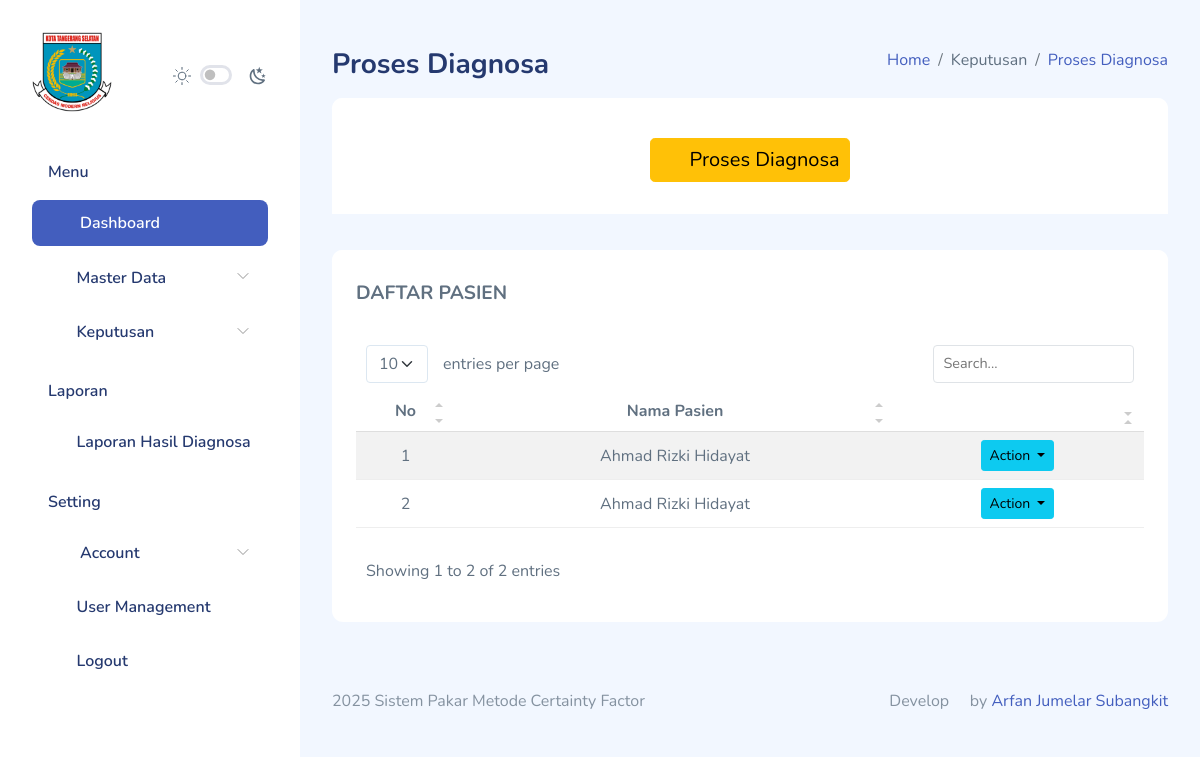
The page /keputusan/index.php (signed in) on the database as committed earlier.
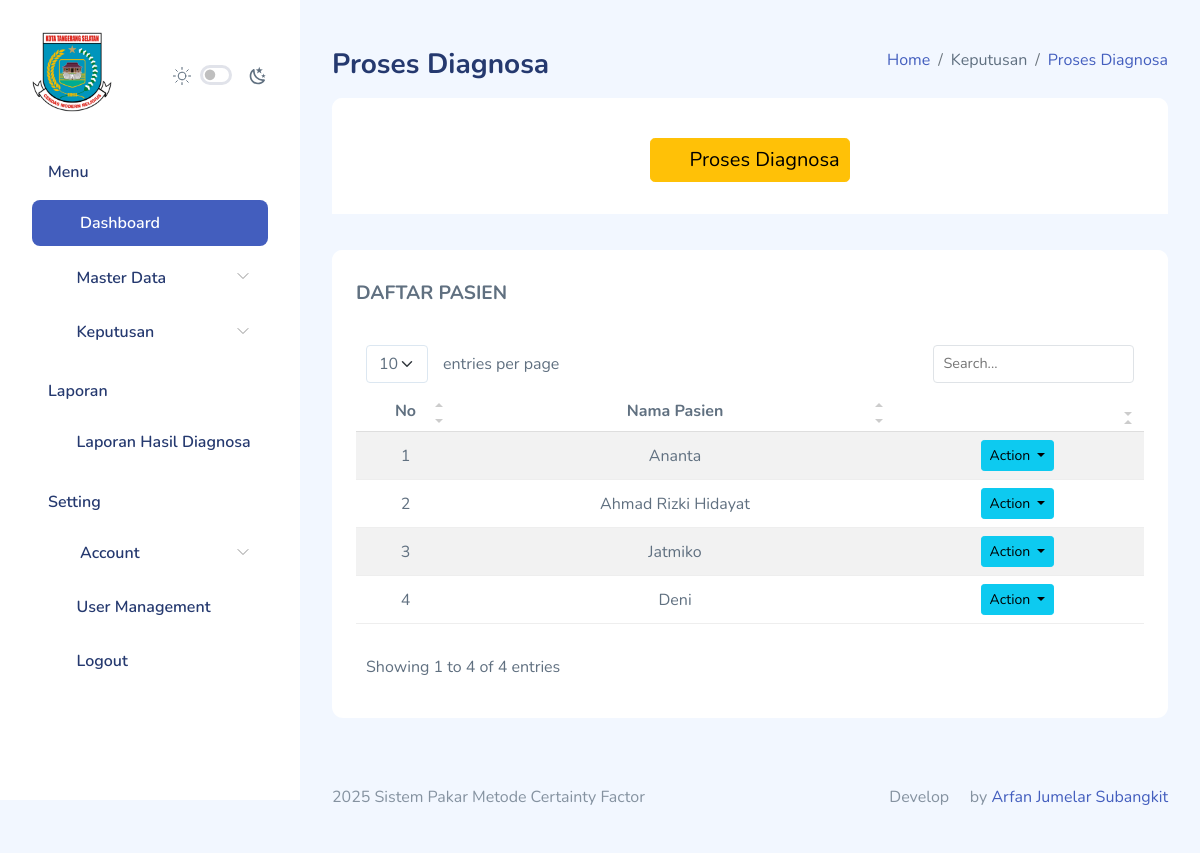
The same page on the database as committed later.
### tables this page shows
CREATE TABLE `pasien` (
  `id_pasien` int(11) NOT NULL,
  `user_id` int(11) NOT NULL,
  `nama_pasien` varchar(100) NOT NULL,
  `nik` varchar(30) NOT NULL,
  `jenis_kelamin` enum('Laki-laki','Perempuan') NOT NULL,
  `tanggal_lahir` date NOT NULL,
  `usia` int(11) DEFAULT NULL,
  `alamat` varchar(250) NOT NULL,
  `no_hp` varchar(15) DEFAULT NULL,
  `created_at` timestamp NOT NULL DEFAULT current_timestamp(),
  `updated_at` timestamp NULL DEFAULT NULL
);

### functions.php (called while the page is built, shortened)
<?php
$db = mysqli_connect("localhost", "root", "", "dev-arfan");
function query($query)
{
    global $db;
    $result = mysqli_query($db, $query);
    $rows = [];
    if ($result) {
        if (mysqli_num_rows($result) > 0) {
            while ($row = mysqli_fetch_assoc($result)) {
                $rows[] = $row;
            }
        }
    } else {
        echo "Error: " . mysqli_error($db);
    }
    return $rows;
}

### keputusan/index.php (the view, shortened to what this page needs)
<?php
$user_id = $_SESSION['id'];
$role = $_SESSION['role'];
if ($role == 'Admin') {
    $d_pasien = query("SELECT * FROM pasien");
} elseif ($role == 'Perawat') {
    $d_pasien = query("SELECT * FROM pasien WHERE user_id = $user_id");
}
?>
<!DOCTYPE html>
<html lang="en">
<head>
    <link rel="stylesheet" href="../assets/extensions/simple-datatables/style.css">
    <link rel="stylesheet" href="../assets/compiled/css/table-datatable.css">
    <link rel="stylesheet" href="../assets/compiled/css/app.css">
    <link rel="stylesheet" href="../assets/compiled/css/app-dark.css">
    <link rel="stylesheet" href="../assets/compiled/css/iconly.css">
    <link rel="stylesheet" href="../assets/extensions/@fortawesome/fontawesome-free/css/all.min.css">
</head>
<body>
    <div id="app">
        <?php require_once '../partials/sidebar.php'; ?>
        <div id="main">
            <div class="page-heading">
                <div class="page-title">
                    <div class="row">
                        <div class="col-12 col-md-6 order-md-1 order-last mb-2">
                            <h3>Proses Diagnosa</h3>
                        </div>
                        <div class="col-12 col-md-6 order-md-2 order-first">
                            <nav aria-label="breadcrumb" class="breadcrumb-header float-start float-lg-end">
                                <ol class="breadcrumb">
                                    <li class="breadcrumb-item"><a href="../dashboard">Home</a></li>
                                    <li class="breadcrumb-item">Keputusan</li>
                                    <li class="breadcrumb-item active" aria-current="page"><a href="">Proses Diagnosa</a></li>
                                </ol>
                            </nav>
                        </div>
                    </div>
                </div>
                <section class="section">
                    <div class="card">
                        <div class="card-header">
                            <h5 class="card-title d-flex justify-content-center mt-3">
                                <a href="proses_diagnosa.php" class="btn btn-lg icon icon-left btn-warning" id="proses">
                                    <i class="fa fa-cogs me-2"></i> Proses Diagnosa
                                </a>
                            </h5>
                        </div>
                    </div>
                </section>
                <section class="section">
                    <div class="card">
                        <div class="card-header">
                            <h5 class="card-title">
                                <h4 class="card-title">DAFTAR PASIEN</h4>
                            </h5>
                        </div>
                        <div class="card-body">
                            <table class="table table-striped" id="table1">
                                <thead>
                                    <tr>
                                        <th>No</th>
                                        <th>Nama Pasien</th>
                                        <th></th>
                                    </tr>
                                </thead>
                                <tbody>
                                    <?php foreach ($d_pasien as $i => $pasien): ?>
                                        <tr>
                                            <td><?= $i + 1; ?></td>
                                            <td><?= $pasien["nama_pasien"]; ?></td>
                                            <td>
                                                <div class="dropdown">
                                                    <button class="btn btn-sm btn-info dropdown-toggle me-1" type="button"
                                                        id="dropdownMenuButton3" data-bs-toggle="dropdown" aria-haspopup="true"
                                                        aria-expanded="false">
                                                        Action
                                                    </button>
                                                </div>
                                            </td>
                                        </tr>
                                    <?php endforeach; ?>
                                </tbody>
                            </table>
                        </div>
                    </div>
                </section>
            </div>
            <?php require_once '../partials/footer.php'; ?>
        </div>
    </div>
</body>
</html>

Rows that differ between the two databases and show on the page:
removed pasien: nama_pasien "Ahmad Rizki Hidayat"
added pasien: nama_pasien "Ananta"
added pasien: nama_pasien "Jatmiko"
added pasien: nama_pasien "Deni"
Other text that changed with them:
text written by a page script: "entries per page Showing 1 to 2 of 2 entries" → "entries per page Showing 1 to 4 of 4 entries"
